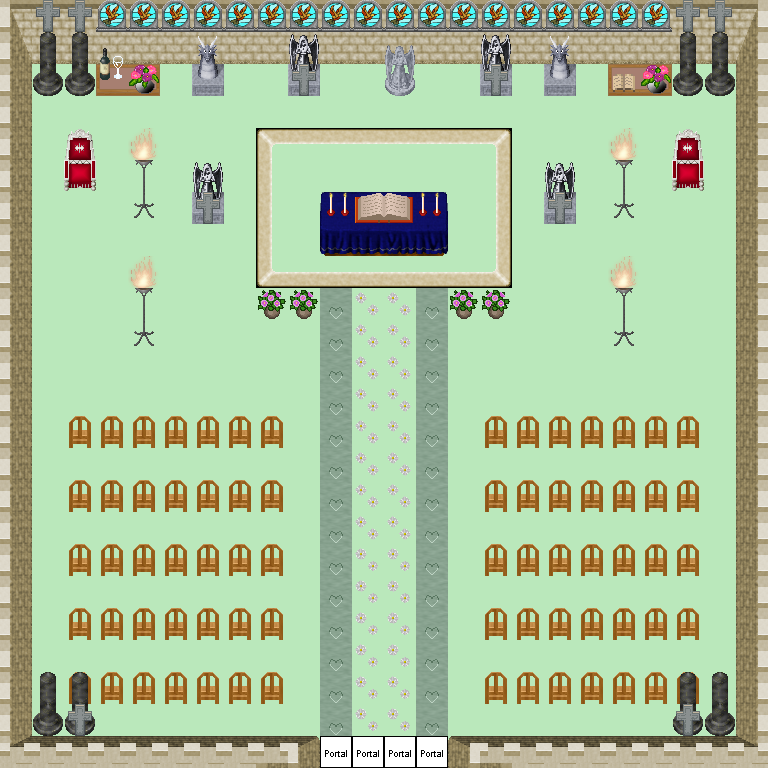

This is a level from a 2D game, rendered from its Tiled map with the project's own tilesets. A one-line summary and the map file follow, with tile-layer data summarised:
An orthogonal 24x24 tile map with 32x32 px tiles, 5 tile layers (0_floor, 1_terrain, 2_object, 3_roof, ...), 2 hidden layers not drawn, 20 tilesets and 5 objects (4x mapchange_exit, mapchange).

<map version="1.9" tiledversion="1.9.2" orientation="orthogonal" renderorder="right-down" width="24" height="24" tilewidth="32" tileheight="32" infinite="0" nextlayerid="8" nextobjectid="1">
 <tileset firstgid="1" name="castle.png" tilewidth="32" tileheight="32" tilecount="320" columns="20">
  <image source="../../tileset/building/castle.png" width="640" height="512" />
 </tileset>
 <tileset firstgid="321" name="ground_2.png" tilewidth="32" tileheight="32" tilecount="4" columns="4">
  <image source="../../tileset/ground/ground_2.png" trans="ffffff" width="128" height="32" />
 </tileset>
 <tileset firstgid="325" name="metal_and_stone.png" tilewidth="32" tileheight="32" tilecount="6" columns="3">
  <image source="../../tileset/item/statue/metal_and_stone.png" width="96" height="64" />
 </tileset>
 <tileset firstgid="331" name="throne_small.png" tilewidth="32" tileheight="32" tilecount="2" columns="1">
  <image source="../../tileset/furniture/chair/throne_small.png" width="32" height="64" />
 </tileset>
 <tileset firstgid="333" name="wooden_pale.png" tilewidth="32" tileheight="32" tilecount="4" columns="2">
  <image source="../../tileset/furniture/chair/wooden_pale.png" width="64" height="64" />
 </tileset>
 <tileset firstgid="337" name="table_with_beer.png" tilewidth="32" tileheight="32" tilecount="8" columns="4">
  <image source="../../tileset/furniture/table/table_with_beer.png" trans="ff00ff" width="128" height="64" />
 </tileset>
 <tileset firstgid="345" name="iron_lamp.png" tilewidth="32" tileheight="32" tilecount="3" columns="1">
  <image source="../../tileset/furniture/light/iron_lamp.png" trans="ff00ff" width="32" height="96" />
 </tileset>
 <tileset firstgid="348" name="grey_stone.png" tilewidth="32" tileheight="32" tilecount="4" columns="2">
  <image source="../../tileset/item/statue/grey_stone.png" trans="ff00ff" width="64" height="64" />
 </tileset>
 <tileset firstgid="352" name="flowering_plant.png" tilewidth="32" tileheight="32" tilecount="2" columns="2">
  <image source="../../tileset/plant/indoor/flowering_plant.png" width="64" height="32" />
 </tileset>
 <tileset firstgid="354" name="fancy_blue_red.png" tilewidth="32" tileheight="32" tilecount="12" columns="4">
  <image source="../../tileset/furniture/table/fancy_blue_red.png" trans="ff00ff" width="128" height="96" />
 </tileset>
 <tileset firstgid="366" name="daisy_white.png" tilewidth="32" tileheight="32" tilecount="8" columns="2">
  <image source="../../tileset/plant/flower/daisy_white.png" trans="ffffff" width="64" height="128" />
 </tileset>
 <tileset firstgid="374" name="bottle_and_glass" tilewidth="32" tileheight="32" tilecount="8" columns="4">
  <image source="../../tileset/item/drink/bottle_and_glass.png" width="128" height="64" />
 </tileset>
 <tileset firstgid="382" name="flower_vase.png" tilewidth="32" tileheight="32" tilecount="3" columns="3">
  <image source="../../tileset/plant/indoor/flower_vase.png" width="96" height="32" />
 </tileset>
 <tileset firstgid="385" name="book.png" tilewidth="32" tileheight="32" tilecount="4" columns="2">
  <image source="../../tileset/item/documents/book.png" width="64" height="64" />
 </tileset>
 <tileset firstgid="389" name="cross.png" tilewidth="32" tileheight="32" tilecount="1" columns="1">
  <image source="../../tileset/item/statue/cross.png" trans="ff00ff" width="32" height="32" />
 </tileset>
 <tileset firstgid="390" name="painted.png" tilewidth="32" tileheight="32" tilecount="1" columns="1">
  <image source="../../tileset/building/window/painted.png" width="32" height="32" />
 </tileset>
 <tileset firstgid="391" name="flames.png" tilewidth="32" tileheight="32" tilecount="6" columns="6">
  <image source="../../tileset/furniture/light/flames.png" trans="ff00ff" width="192" height="32" />
 </tileset>
 <tileset firstgid="397" name="portal.png" tilewidth="32" tileheight="32" tilecount="24" columns="8">
  <image source="../../tileset/logic/portal.png" width="256" height="96" />
 </tileset>
 <tileset firstgid="421" name="collision.png" tilewidth="32" tileheight="32" tilecount="1" columns="1">
  <image source="../../tileset/logic/collision.png" width="32" height="32" />
 </tileset>
 <tileset firstgid="422" name="protection.png" tilewidth="32" tileheight="32" tilecount="2" columns="2">
  <image source="../../tileset/logic/protection.png" width="64" height="32" />
 </tileset>
 <layer id="1" name="0_floor" width="24" height="24">
  <data>[576 cells, 576 non-empty, 10 distinct tile ids]</data>
 </layer>
 <layer id="2" name="1_terrain" width="24" height="24">
  <data>[576 cells, 209 non-empty, 33 distinct tile ids]</data>
 </layer>
 <layer id="3" name="2_object" width="24" height="24">
  <data>[576 cells, 62 non-empty, 12 distinct tile ids]</data>
 </layer>
 <layer id="4" name="3_roof" width="24" height="24">
  <data>[576 cells, 46 non-empty, 9 distinct tile ids]</data>
 </layer>
 <layer id="5" name="objects" width="24" height="24">
  <data>[576 cells, 4 non-empty, 1 distinct tile ids]</data>
 </layer>
 <layer id="6" name="collision" width="24" height="24" visible="0" opacity="0.47">
  <data>[576 cells, 169 non-empty, 1 distinct tile ids]</data>
 </layer>
 <layer id="7" name="protection" width="24" height="24" visible="0" opacity="0.43">
  <data>[576 cells, 576 non-empty, 1 distinct tile ids]</data>
 </layer>
 <objectgroup name="Mapevents">
  <object name="entrance_right" type="mapchange_exit" id="1" x="384" y="736" width="32" height="32">
   <properties>
    <property name="map" value="0_fado_city_x1_y1" />
    <property name="place" value="church_entrance" />
   </properties>
  </object>
  <object name="entrance_left2" type="mapchange_exit" id="2" x="320" y="736" width="32" height="32">
   <properties>
    <property name="map" value="0_fado_city_x1_y1" />
    <property name="place" value="church_entrance" />
   </properties>
  </object>
  <object name="entrance_left" type="mapchange_exit" id="3" x="352" y="736" width="32" height="32">
   <properties>
    <property name="map" value="0_fado_city_x1_y1" />
    <property name="place" value="church_entrance" />
   </properties>
  </object>
  <object name="entrance_right2" type="mapchange_exit" id="4" x="416" y="736" width="32" height="32">
   <properties>
    <property name="map" value="0_fado_city_x1_y1" />
    <property name="place" value="church_entrance" />
   </properties>
  </object>
  <object name="south" type="mapchange" id="5" x="320" y="736" width="128" height="32">
   <properties>
    <property name="map" value="int_ados_barracks_0_x0_y1" />
    <property name="place" value="north" />
   </properties>
  </object>
 </objectgroup>
</map>
